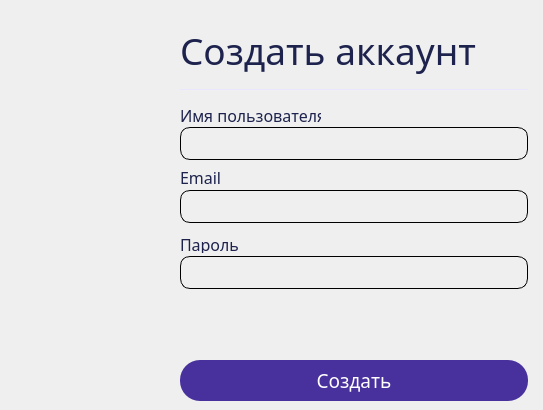
    <widget class="QWidget" name="signup">
     <widget class="QLineEdit" name="password_input">
      <property name="geometry">
       <rect>
        <x>180</x>
        <y>256</y>
        <width>348</width>
        <height>33</height>
       </rect>
      </property>
      <property name="styleSheet">
       <string notr="true">background-color: qlineargradient(spread:pad, x1:0, y1:0, x2:1, y2:0, stop:1 rgba(0, 0, 0, 0));
border: 0.5px solid #000000;
border-radius: 10px;</string>
      </property>
      <property name="echoMode">
       <enum>QLineEdit::Password</enum>
      </property>
     </widget>
     <widget class="QLineEdit" name="signin_input">
      <property name="geometry">
       <rect>
        <x>180</x>
        <y>127</y>
        <width>348</width>
        <height>33</height>
       </rect>
      </property>
      <property name="styleSheet">
       <string notr="true">background-color: qlineargradient(spread:pad, x1:0, y1:0, x2:1, y2:0, stop:1 rgba(0, 0, 0, 0));
border: 0.5px solid #000000;
border-radius: 10px;</string>
      </property>
     </widget>
     <widget class="Line" name="line_2">
      <property name="geometry">
       <rect>
        <x>180</x>
        <y>89</y>
        <width>348</width>
        <height>1</height>
       </rect>
      </property>
      <property name="styleSheet">
       <string notr="true">border: 0.2px solid #E8E7FF;
background-color: rgb(232, 231, 255);
color: #E8E7FF;
</string>
      </property>
      <property name="orientation">
       <enum>Qt::Horizontal</enum>
      </property>
     </widget>
     <widget class="QPushButton" name="password_mask">
      <property name="geometry">
       <rect>
        <x>497</x>
        <y>261</y>
        <width>24</width>
        <height>24</height>
       </rect>
      </property>
      <property name="cursor">
       <cursorShape>ArrowCursor</cursorShape>
      </property>
      <property name="mouseTracking">
       <bool>true</bool>
      </property>
      <property name="styleSheet">
       <string notr="true">QPushButton{
background-color: qlineargradient(spread:pad, x1:0, y1:0, x2:1, y2:0, stop:1 rgba(0, 0, 0, 0));
border: none;
}

QPushButton:hover {
	border-bottom: 1px solid rgb(72, 49, 157);
}</string>
      </property>
      <property name="text">
       <string/>
      </property>
      <property name="icon">
       <iconset>
        <normaloff>../../../vks/static/svg/password_mask_icon.svg</normaloff>../../../vks/static/svg/password_mask_icon.svg</iconset>
      </property>
      <property name="iconSize">
       <size>
        <width>24</width>
        <height>24</height>
       </size>
      </property>
      <property name="checkable">
       <bool>true</bool>
      </property>
     </widget>
     <widget class="QLabel" name="label_create">
      <property name="geometry">
       <rect>
        <x>180</x>
        <y>25</y>
        <width>354</width>
        <height>51</height>
       </rect>
      </property>
      <property name="font">
       <font>
        <family>Play</family>
        <pointsize>28</pointsize>
       </font>
      </property>
      <property name="styleSheet">
       <string notr="true">background-color: qlineargradient(spread:pad, x1:0, y1:0, x2:1, y2:0, stop:1 rgba(0, 0, 0, 0));

color: rgb(29, 35, 77);</string>
      </property>
      <property name="text">
       <string>Создать аккаунт</string>
      </property>
     </widget>
     <widget class="QLabel" name="password_label">
      <property name="geometry">
       <rect>
        <x>180</x>
        <y>236</y>
        <width>61</width>
        <height>17</height>
       </rect>
      </property>
      <property name="font">
       <font>
        <family>Play</family>
        <pointsize>12</pointsize>
       </font>
      </property>
      <property name="styleSheet">
       <string notr="true">background-color: qlineargradient(spread:pad, x1:0, y1:0, x2:1, y2:0, stop:1 rgba(0, 0, 0, 0));
color: rgb(29, 35, 77);</string>
      </property>
      <property name="text">
       <string>Пароль</string>
      </property>
     </widget>
     <widget class="QLabel" name="signin_label">
      <property name="geometry">
       <rect>
        <x>180</x>
        <y>107</y>
        <width>141</width>
        <height>17</height>
       </rect>
      </property>
      <property name="font">
       <font>
        <family>Play</family>
        <pointsize>12</pointsize>
       </font>
      </property>
      <property name="styleSheet">
       <string notr="true">background-color: qlineargradient(spread:pad, x1:0, y1:0, x2:1, y2:0, stop:1 rgba(0, 0, 0, 0));
color: rgb(29, 35, 77);</string>
      </property>
      <property name="text">
       <string>Имя пользователя</string>
      </property>
     </widget>
     <widget class="QLabel" name="signin_label_2">
      <property name="geometry">
       <rect>
        <x>180</x>
        <y>169</y>
        <width>47</width>
        <height>17</height>
       </rect>
      </property>
      <property name="font">
       <font>
        <family>Play</family>
        <pointsize>12</pointsize>
       </font>
      </property>
      <property name="styleSheet">
       <string notr="true">background-color: qlineargradient(spread:pad, x1:0, y1:0, x2:1, y2:0, stop:1 rgba(0, 0, 0, 0));
color: rgb(29, 35, 77);</string>
      </property>
      <property name="text">
       <string>Email</string>
      </property>
     </widget>
     <widget class="QPushButton" name="signin_button">
      <property name="geometry">
       <rect>
        <x>180</x>
        <y>360</y>
        <width>348</width>
        <height>41</height>
       </rect>
      </property>
      <property name="font">
       <font>
        <family>Play</family>
        <pointsize>14</pointsize>
       </font>
      </property>
      <property name="cursor">
       <cursorShape>ArrowCursor</cursorShape>
      </property>
      <property name="tabletTracking">
       <bool>false</bool>
      </property>
      <property name="focusPolicy">
       <enum>Qt::StrongFocus</enum>
      </property>
      <property name="styleSheet">
       <string notr="true">QPushButton {
	background-color: rgb(72, 49, 157);
	border-radius: 20px;
	color: rgb(255, 255, 255);

}

QPushButton:hover {
	background-color: rgba(102, 64, 191, 169);
	border-radius: 20px;
	color: rgb(255, 255, 255);
	
}

</string>
      </property>
      <property name="text">
       <string>Создать</string>
      </property>
     </widget>
     <widget class="QLineEdit" name="signin_input_2">
      <property name="geometry">
       <rect>
        <x>180</x>
        <y>190</y>
        <width>348</width>
        <height>33</height>
       </rect>
      </property>
      <property name="styleSheet">
       <string notr="true">background-color: qlineargradient(spread:pad, x1:0, y1:0, x2:1, y2:0, stop:1 rgba(0, 0, 0, 0));
border: 0.5px solid #000000;
border-radius: 10px;</string>
      </property>
     </widget>
    </widget>
